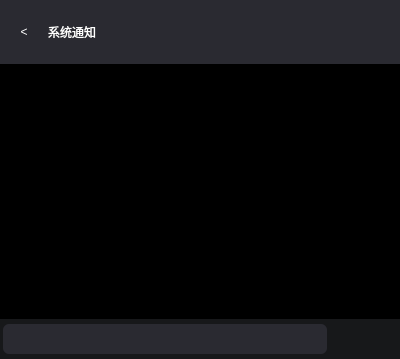
<?xml version="1.0" encoding="UTF-8"?>
<ui version="4.0">
 <class>MainNotice</class>
 <widget class="QWidget" name="MainNotice">
  <property name="geometry">
   <rect>
    <x>0</x>
    <y>0</y>
    <width>400</width>
    <height>359</height>
   </rect>
  </property>
  <property name="maximumSize">
   <size>
    <width>400</width>
    <height>16777215</height>
   </size>
  </property>
  <property name="windowTitle">
   <string>Form</string>
  </property>
  <property name="styleSheet">
   <string notr="true">*
{
border: none;
font-family: &quot;微软雅黑&quot;;
background-color: #2a2a31;
}</string>
  </property>
  <layout class="QVBoxLayout" name="verticalLayout_9">
   <property name="spacing">
    <number>0</number>
   </property>
   <property name="leftMargin">
    <number>0</number>
   </property>
   <property name="topMargin">
    <number>0</number>
   </property>
   <property name="rightMargin">
    <number>0</number>
   </property>
   <property name="bottomMargin">
    <number>0</number>
   </property>
   <item>
    <widget class="QStackedWidget" name="stackedWidget_switch">
     <property name="styleSheet">
      <string notr="true">QListWidget
{
border: none;
background-color: #242628;
}

QListWidget::item
{
color: transparent;
margin: 0px 4px 0px 4px;
border-radius: 0px;
background-color: #242628;
}

QListWidget::item:selected
{
background-color: #2f3134;
}

QListWidget::item:hover
{
border-radius: 6px;
background-color: #2f3134;
}

QScrollBar:vertical
{
background:transparent; 
width:9px;
}

QScrollBar::handle:vertical
{
min-height:10px;
max-height:20px;
background:rgba(60, 64, 67,0.7);
 width:6px; 
border-radius:3px;
}

QScrollBar::handle:vertical:hover
{
background:rgba(60, 64, 67,1.0);
}

QScrollBar::up-arrow:vertical
{
border:none;
}

QScrollBar::sub-line:vertical
{
background:transparent;
}

QScrollBar::add-line:vertical
{
background:transparent;
}

#listWidget_details::item:hover
{
border: 0px solid rgb(64, 66, 68);
}

#listWidget_chat[istop = &quot;true&quot;]
{
background-color: #000000;
}

#listWidget_chat[istop = &quot;false&quot;]
{
background-color: #2a2a31;
}

#listWidget_details
{
background-color: #000000;
}

#listWidget_details::item
{
color: transparent;
background-color: transparent;
}

#listWidget_details::item:selected
{
border: 0px solid rgb(64, 66, 68);
}
</string>
     </property>
     <property name="currentIndex">
      <number>1</number>
     </property>
     <widget class="QWidget" name="page_switch_allmessage">
      <layout class="QVBoxLayout" name="verticalLayout_2">
       <property name="spacing">
        <number>0</number>
       </property>
       <property name="leftMargin">
        <number>0</number>
       </property>
       <property name="topMargin">
        <number>0</number>
       </property>
       <property name="rightMargin">
        <number>0</number>
       </property>
       <property name="bottomMargin">
        <number>0</number>
       </property>
       <item>
        <layout class="QVBoxLayout" name="verticalLayout">
         <property name="spacing">
          <number>0</number>
         </property>
         <item>
          <layout class="QHBoxLayout" name="horizontalLayout_4">
           <property name="spacing">
            <number>0</number>
           </property>
           <property name="leftMargin">
            <number>6</number>
           </property>
           <property name="rightMargin">
            <number>6</number>
           </property>
           <item>
            <widget class="QPushButton" name="pushButton_message">
             <property name="minimumSize">
              <size>
               <width>100</width>
               <height>64</height>
              </size>
             </property>
             <property name="maximumSize">
              <size>
               <width>16777215</width>
               <height>64</height>
              </size>
             </property>
             <property name="styleSheet">
              <string notr="true">QPushButton
{
font: 800 18px &quot;微软雅黑&quot;;
color: white;
text-align: left;
padding-left: 16px;
}</string>
             </property>
             <property name="text">
              <string>消息</string>
             </property>
            </widget>
           </item>
           <item>
            <spacer name="horizontalSpacer">
             <property name="orientation">
              <enum>Qt::Horizontal</enum>
             </property>
             <property name="sizeHint" stdset="0">
              <size>
               <width>241</width>
               <height>20</height>
              </size>
             </property>
            </spacer>
           </item>
           <item>
            <widget class="QPushButton" name="pushButton_setting">
             <property name="minimumSize">
              <size>
               <width>36</width>
               <height>36</height>
              </size>
             </property>
             <property name="maximumSize">
              <size>
               <width>36</width>
               <height>36</height>
              </size>
             </property>
             <property name="styleSheet">
              <string notr="true">QPushButton
{
font: 800 12px &quot;微软雅黑&quot;;
color: white;
border-radius: 6px;
image: url(:/images/icon/set.png);
}

QPushButton:hover
{
background-color: #404244;
}</string>
             </property>
             <property name="text">
              <string/>
             </property>
            </widget>
           </item>
          </layout>
         </item>
         <item>
          <widget class="QFrame" name="frame_button">
           <property name="minimumSize">
            <size>
             <width>0</width>
             <height>40</height>
            </size>
           </property>
           <property name="maximumSize">
            <size>
             <width>16777215</width>
             <height>40</height>
            </size>
           </property>
           <property name="styleSheet">
            <string notr="true">#frame_button
{
background-color: transparent;
border: 1px solid gray;
border-radius: 20px;
margin: 0px 10px;
}

QPushButton
{
color: gray;
border-radius: 18px;
}

QPushButton:hover
{
border: 1px dashed gray;
background-color: rgba(85, 255, 0,0.8);
}

QPushButton:checked
{
color: white;
font-weight: bold;
background-color: rgba(85, 255, 0,0.8);
}</string>
           </property>
           <property name="frameShape">
            <enum>QFrame::StyledPanel</enum>
           </property>
           <property name="frameShadow">
            <enum>QFrame::Raised</enum>
           </property>
           <layout class="QHBoxLayout" name="horizontalLayout_3">
            <property name="spacing">
             <number>8</number>
            </property>
            <property name="leftMargin">
             <number>0</number>
            </property>
            <property name="topMargin">
             <number>0</number>
            </property>
            <property name="rightMargin">
             <number>0</number>
            </property>
            <property name="bottomMargin">
             <number>0</number>
            </property>
            <item>
             <widget class="QPushButton" name="pushButton_chat">
              <property name="minimumSize">
               <size>
                <width>0</width>
                <height>36</height>
               </size>
              </property>
              <property name="maximumSize">
               <size>
                <width>16777215</width>
                <height>36</height>
               </size>
              </property>
              <property name="text">
               <string>聊天列表</string>
              </property>
             </widget>
            </item>
            <item>
             <widget class="QPushButton" name="pushButton_reply">
              <property name="minimumSize">
               <size>
                <width>0</width>
                <height>36</height>
               </size>
              </property>
              <property name="maximumSize">
               <size>
                <width>16777215</width>
                <height>36</height>
               </size>
              </property>
              <property name="text">
               <string>回复我的</string>
              </property>
             </widget>
            </item>
            <item>
             <widget class="QPushButton" name="pushButton_focus">
              <property name="minimumSize">
               <size>
                <width>0</width>
                <height>36</height>
               </size>
              </property>
              <property name="maximumSize">
               <size>
                <width>16777215</width>
                <height>36</height>
               </size>
              </property>
              <property name="text">
               <string>@我的</string>
              </property>
             </widget>
            </item>
            <item>
             <widget class="QPushButton" name="pushButton_like">
              <property name="minimumSize">
               <size>
                <width>0</width>
                <height>36</height>
               </size>
              </property>
              <property name="maximumSize">
               <size>
                <width>16777215</width>
                <height>36</height>
               </size>
              </property>
              <property name="text">
               <string>收到的赞</string>
              </property>
             </widget>
            </item>
           </layout>
          </widget>
         </item>
         <item>
          <widget class="QStackedWidget" name="stackedWidget_notice">
           <property name="styleSheet">
            <string notr="true">QTabWidget::pane 
{
    border-top: 1px solid rgba(58, 58, 65,0.9);
	background-color: transparent;
}

QTabWidget::tab-bar 
{
    left: 0px; /* move to the right by 5px */
	border-radius: 18px;
	
}

QTabBar::tab 
{
    background-color: transparent;
    /*border: 2px solid #C4C4C3;*/
	/*border-bottom-color: #C2C7CB;*/
    border-top-left-radius: 0px;
    border-top-right-radius: 0px;
    min-width: 100px;
	height:30px;
    padding: 2px;	
	font: 75 10pt &quot;Microsoft YaHei UI&quot;;
	border: 1px solid #9B9B9B;
	border-left-width: 0px;
	border-right-width: 0px;
}

QTabBar::tab:hover 
{
 background-color: transparent;
}

QTabBar::tab:selected 
{
	color: #09949b;
	border-radius: 18px;
	background-color: rgb(85, 255, 0);
    border-bottom-color: #C2C7CB; /* same as pane color */
}

QTabBar::tab:!selected 
{
	color: #7e7f81;
    margin-top: 0px; /* make non-selected tabs look smaller */
}


QTabBar::tab:first
{
	border-left-width: 1px;
}

QTabBar::tab:first:selected 
{
    margin-left: 0; /* the first selected tab has nothing to overlap with on the left */
}

QTabBar::tab:last
{
	border-right-width: 1px;
}

QTabBar::tab:last:selected 
{
    margin-right: 0; /* the last selected tab has nothing to overlap with on the right */
}

QTabBar::tab:only-one 
{
    margin: 0; /* if there is only one tab, we don't want overlapping margins */
}</string>
           </property>
           <property name="currentIndex">
            <number>0</number>
           </property>
           <widget class="QWidget" name="stackedWidget_noticePage1">
            <layout class="QVBoxLayout" name="verticalLayout_3">
             <property name="spacing">
              <number>0</number>
             </property>
             <property name="leftMargin">
              <number>0</number>
             </property>
             <property name="topMargin">
              <number>0</number>
             </property>
             <property name="rightMargin">
              <number>0</number>
             </property>
             <property name="bottomMargin">
              <number>0</number>
             </property>
             <item>
              <widget class="QListWidget" name="listWidget_chat"/>
             </item>
            </layout>
           </widget>
           <widget class="QWidget" name="stackedWidget_noticePage2">
            <layout class="QVBoxLayout" name="verticalLayout_4">
             <property name="spacing">
              <number>0</number>
             </property>
             <property name="leftMargin">
              <number>0</number>
             </property>
             <property name="topMargin">
              <number>0</number>
             </property>
             <property name="rightMargin">
              <number>0</number>
             </property>
             <property name="bottomMargin">
              <number>0</number>
             </property>
             <item>
              <widget class="QListWidget" name="listWidget_reply"/>
             </item>
            </layout>
           </widget>
           <widget class="QWidget" name="stackedWidget_noticePage3">
            <layout class="QVBoxLayout" name="verticalLayout_5">
             <property name="spacing">
              <number>0</number>
             </property>
             <property name="leftMargin">
              <number>0</number>
             </property>
             <property name="topMargin">
              <number>0</number>
             </property>
             <property name="rightMargin">
              <number>0</number>
             </property>
             <property name="bottomMargin">
              <number>0</number>
             </property>
             <item>
              <widget class="QListWidget" name="listWidget_focus"/>
             </item>
            </layout>
           </widget>
           <widget class="QWidget" name="stackedWidget_noticePage4">
            <layout class="QVBoxLayout" name="verticalLayout_6">
             <property name="spacing">
              <number>0</number>
             </property>
             <property name="leftMargin">
              <number>0</number>
             </property>
             <property name="topMargin">
              <number>0</number>
             </property>
             <property name="rightMargin">
              <number>0</number>
             </property>
             <property name="bottomMargin">
              <number>0</number>
             </property>
             <item>
              <widget class="QListWidget" name="listWidget_like"/>
             </item>
            </layout>
           </widget>
          </widget>
         </item>
        </layout>
       </item>
      </layout>
     </widget>
     <widget class="QWidget" name="page_switch_details">
      <layout class="QVBoxLayout" name="verticalLayout_8">
       <property name="spacing">
        <number>0</number>
       </property>
       <property name="leftMargin">
        <number>0</number>
       </property>
       <property name="topMargin">
        <number>0</number>
       </property>
       <property name="rightMargin">
        <number>0</number>
       </property>
       <property name="bottomMargin">
        <number>0</number>
       </property>
       <item>
        <layout class="QVBoxLayout" name="verticalLayout_7">
         <property name="spacing">
          <number>0</number>
         </property>
         <item>
          <layout class="QHBoxLayout" name="horizontalLayout_5">
           <property name="spacing">
            <number>0</number>
           </property>
           <property name="leftMargin">
            <number>6</number>
           </property>
           <property name="rightMargin">
            <number>6</number>
           </property>
           <item>
            <widget class="QPushButton" name="pushButton_return">
             <property name="minimumSize">
              <size>
               <width>36</width>
               <height>36</height>
              </size>
             </property>
             <property name="maximumSize">
              <size>
               <width>36</width>
               <height>36</height>
              </size>
             </property>
             <property name="styleSheet">
              <string notr="true">QPushButton
{
font: 800 12px &quot;微软雅黑&quot;;
color: white;
border-radius: 6px;
}

QPushButton:hover
{
background-color: #404244;
}</string>
             </property>
             <property name="text">
              <string>&lt;</string>
             </property>
            </widget>
           </item>
           <item>
            <widget class="QPushButton" name="pushButton_name">
             <property name="minimumSize">
              <size>
               <width>100</width>
               <height>64</height>
              </size>
             </property>
             <property name="maximumSize">
              <size>
               <width>16777215</width>
               <height>64</height>
              </size>
             </property>
             <property name="styleSheet">
              <string notr="true">QPushButton
{
font: 800 18px &quot;微软雅黑&quot;;
color: white;
text-align: left;
padding-left: 6px;
}</string>
             </property>
             <property name="text">
              <string>系统通知</string>
             </property>
            </widget>
           </item>
           <item>
            <spacer name="horizontalSpacer_2">
             <property name="orientation">
              <enum>Qt::Horizontal</enum>
             </property>
             <property name="sizeHint" stdset="0">
              <size>
               <width>145</width>
               <height>20</height>
              </size>
             </property>
            </spacer>
           </item>
           <item>
            <widget class="QPushButton" name="pushButton_menu">
             <property name="minimumSize">
              <size>
               <width>36</width>
               <height>36</height>
              </size>
             </property>
             <property name="maximumSize">
              <size>
               <width>36</width>
               <height>36</height>
              </size>
             </property>
             <property name="styleSheet">
              <string notr="true">QPushButton
{
font: 800 12px &quot;微软雅黑&quot;;
color: white;
border-radius: 6px;
image: url(:/images/fileitem/fileitem_more.png);
}

QPushButton:hover
{
background-color: #404244;
}</string>
             </property>
             <property name="text">
              <string/>
             </property>
            </widget>
           </item>
          </layout>
         </item>
         <item>
          <widget class="QListWidget" name="listWidget_details"/>
         </item>
         <item>
          <widget class="QFrame" name="frame_send">
           <property name="minimumSize">
            <size>
             <width>0</width>
             <height>40</height>
            </size>
           </property>
           <property name="maximumSize">
            <size>
             <width>16777215</width>
             <height>40</height>
            </size>
           </property>
           <property name="styleSheet">
            <string notr="true">QFrame
{
background-color: #17181a;
}</string>
           </property>
           <property name="frameShape">
            <enum>QFrame::StyledPanel</enum>
           </property>
           <property name="frameShadow">
            <enum>QFrame::Raised</enum>
           </property>
           <layout class="QHBoxLayout" name="horizontalLayout">
            <property name="spacing">
             <number>5</number>
            </property>
            <property name="leftMargin">
             <number>3</number>
            </property>
            <property name="topMargin">
             <number>3</number>
            </property>
            <property name="rightMargin">
             <number>3</number>
            </property>
            <property name="bottomMargin">
             <number>3</number>
            </property>
            <item>
             <widget class="QLineEdit" name="lineEdit_send">
              <property name="minimumSize">
               <size>
                <width>0</width>
                <height>30</height>
               </size>
              </property>
              <property name="maximumSize">
               <size>
                <width>16777215</width>
                <height>30</height>
               </size>
              </property>
              <property name="styleSheet">
               <string notr="true">QLineEdit
{
color: white;
border-radius: 6px;
font: 400 13px &quot;微软雅黑&quot;;
}

QLineEdit:focus
{
border: 1px solid #ef6f95;
}</string>
              </property>
              <property name="text">
               <string/>
              </property>
             </widget>
            </item>
            <item>
             <widget class="QPushButton" name="pushButton_send_picture">
              <property name="minimumSize">
               <size>
                <width>30</width>
                <height>30</height>
               </size>
              </property>
              <property name="maximumSize">
               <size>
                <width>30</width>
                <height>30</height>
               </size>
              </property>
              <property name="styleSheet">
               <string notr="true">QPushButton
{
color: gray;
font: 800 14px &quot;微软雅黑&quot;;
border-radius: 6px;
border-image: url(:/images/fileitem/fileitem_sendpic.png);
background-color: transparent;
}

QPushButton:hover
{
color: white;
border-image: url(:/images/fileitem/fileitem_sendpic_hover.png);
}</string>
              </property>
              <property name="text">
               <string/>
              </property>
             </widget>
            </item>
            <item>
             <widget class="QPushButton" name="pushButton_send_emoj">
              <property name="minimumSize">
               <size>
                <width>30</width>
                <height>30</height>
               </size>
              </property>
              <property name="maximumSize">
               <size>
                <width>30</width>
                <height>30</height>
               </size>
              </property>
              <property name="styleSheet">
               <string notr="true">QPushButton
{
color: gray;
font: 800 14px &quot;微软雅黑&quot;;
border-radius: 15px;
border-image: url(:/images/fileitem/fileitem_sendemoj.png);
background-color: transparent;
}

QPushButton:hover
{
color: white;
border-image: url(:/images/fileitem/fileitem_sendemoj_hover.png);
}</string>
              </property>
              <property name="text">
               <string/>
              </property>
             </widget>
            </item>
           </layout>
          </widget>
         </item>
        </layout>
       </item>
      </layout>
     </widget>
    </widget>
   </item>
  </layout>
 </widget>
 <resources/>
 <connections/>
</ui>
